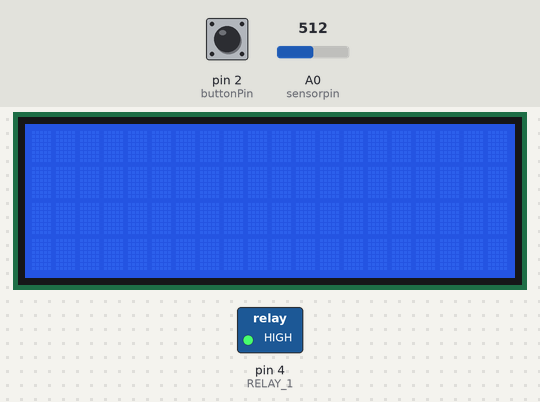
This sketch was run on a simulated Arduino Uno, built with avr-gcc and run on an emulated ATmega328P. On the bench: 20×4 character LCD, switched loads named in the sketch (green lamp = pin HIGH). Inputs (shaded band) come from the test bench; at power-on: pin 2 (buttonPin) LOW, A0 (sensorpin) = 512.

Above: at 0.1 s.
At 2.7 s:
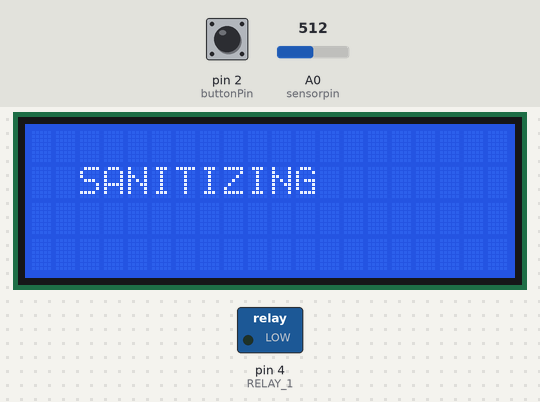
Timing chart, 0 to 117.4 s (numbered marks = the images above):
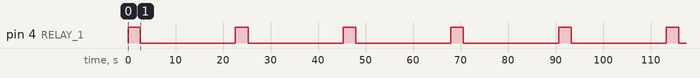

The sketch:

IR_CODE_V1.ino
```cpp
// Include the libraries:
// LiquidCrystal_I2C.h: https://github.com/johnrickman/LiquidCrystal_I2C

#include <Wire.h> // library for I2C communication
#include <LiquidCrystal_I2C.h> // library for LCD
#define RELAY_ON 0  //relay state on
#define RELAY_OFF 1 //relay state off
#define RELAY_1 4  //relay connected to pin 4

// Wiring: SDA pin is connected to A4 and SCL pin to A5.
// Connect to LCD via I2C, default address 0x27 (A0-A2 not jumpered)
LiquidCrystal_I2C lcd = LiquidCrystal_I2C(0x27, 20, 4); // Change to (0x27,16,2) for 16x2 LCD.

const int buttonPin = 2; //button conncected to pin 2
// variables will change:
int buttonState = 0;         // variable for reading the pushbutton status

int sensorpin = 0;                 // analog pin used to connect the sharp sensor
int val = 0;                 // variable to store the values from sensor(initially zero)

// These constants won't change. They're used to give names to the pins used:
const int analogInPin = A0;  // Analog input pin that the potentiometer is attached to


int sensorValue = 0;        // value read from the pot
int delayValue = 0;        // value output to the PWM (analog out)

int timeDelay =0 ;

void setup()
{

    lcd.init();  //lcd
    lcd.backlight(); //lcd

  pinMode(RELAY_1,OUTPUT);  //relay output
  digitalWrite (RELAY_1,RELAY_OFF);  //relay off by default

  Serial.begin(9600);


}

void loop()
{

  timeDelay = delayValue/1000; //coverts milliseconds to seconds


  // read the state of the pushbutton value:
  buttonState = digitalRead(buttonPin);

    if (buttonState == HIGH) {

   lcd.setCursor(0,0);
   lcd.print("Time Delay ");
   lcd.print(timeDelay);
   lcd.print(" Seconds");
   delay(6000);
   lcd.clear();
  }
  else{
    lcd.print("READY TO SANITIZE");
  }


   // read the analog in value:
  sensorValue = analogRead(analogInPin);
  // map it to the range of the analog out:
  delayValue = map(sensorValue, 0, 1023, 15000, 25000);//15 seconds to 25 seconds


  val = analogRead(sensorpin);       // reads the value of the sharp sensor


lcd.setCursor(2, 1); //Set the cursor on the third column and the second row (counting starts at 0!).
lcd.print("READY TO SANITIZE");

if(val>=270)
   {
     lcd.clear();
     delay(2500);  //delay of 2.5 seconds to let the person get inside the chamber
      digitalWrite(RELAY_1,RELAY_ON);

    lcd.setCursor(2, 1); //Set the cursor on the third column and the second row (counting starts at 0!).
    lcd.print("SANITIZING");
    delay(delayValue);     //delay value based on the potentiometer setting based on user input
    lcd.clear();
    digitalWrite(RELAY_1,RELAY_OFF);
    delay(100);
    lcd.setCursor(2, 1); //Set the cursor on the third column and the second row (counting starts at 0!).
    lcd.print("READY TO SANITIZE");
}


}
```

Measured:
- by itself, pin 4 (RELAY_1): alternates HIGH for 2.7 s and LOW for 20.0 s
